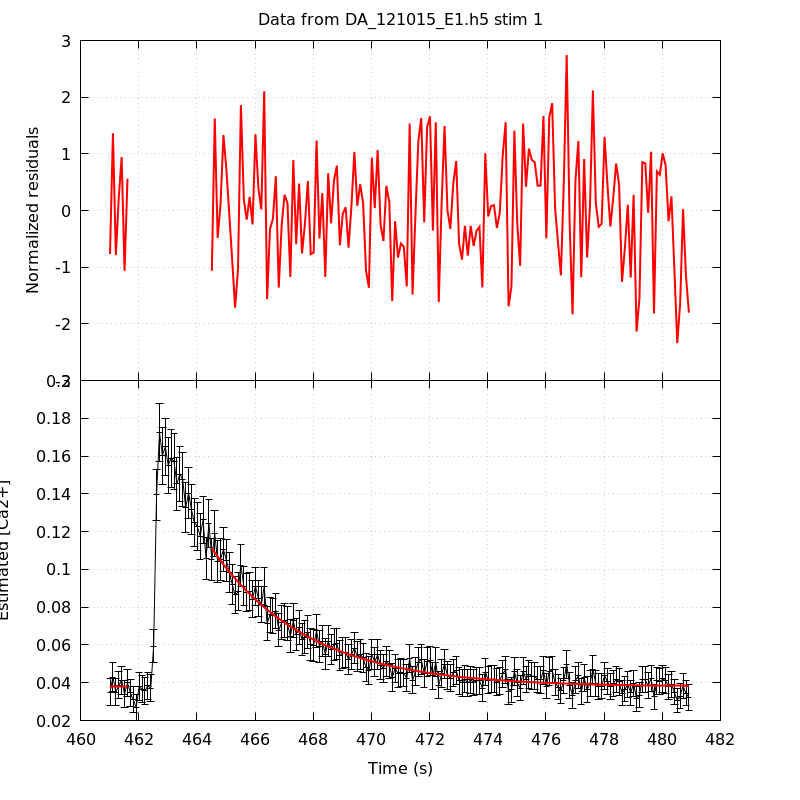

Recreate this plot in gnuplot.
unset key
set grid
set multiplot title 'Data from DA_121015_E1.h5 stim 1' noenhanced layout 2,1 margins 0.1,0.9,0.1,0.95 spacing 0,0
set ylabel 'Normalized residuals'
set xtics format ''
plot 'DA_121015_E1_aba_RatioFit_s1' using 1:4 with lines linecolor rgb 'red' linewidth 2
set format x '%g'
set xlabel 'Time (s)'
set ylabel 'Estimated [Ca2+]'
plot 'DA_121015_E1_aba_CaRatio_s1' using 1:2:($3*1.96) with yerrorlines \
     linecolor rgb 'black' linewidth 1,                \
     'DA_121015_E1_aba_RatioFit_s1' using 1:3 with lines linecolor rgb 'red'\
     linewidth 2
unset multiplot
